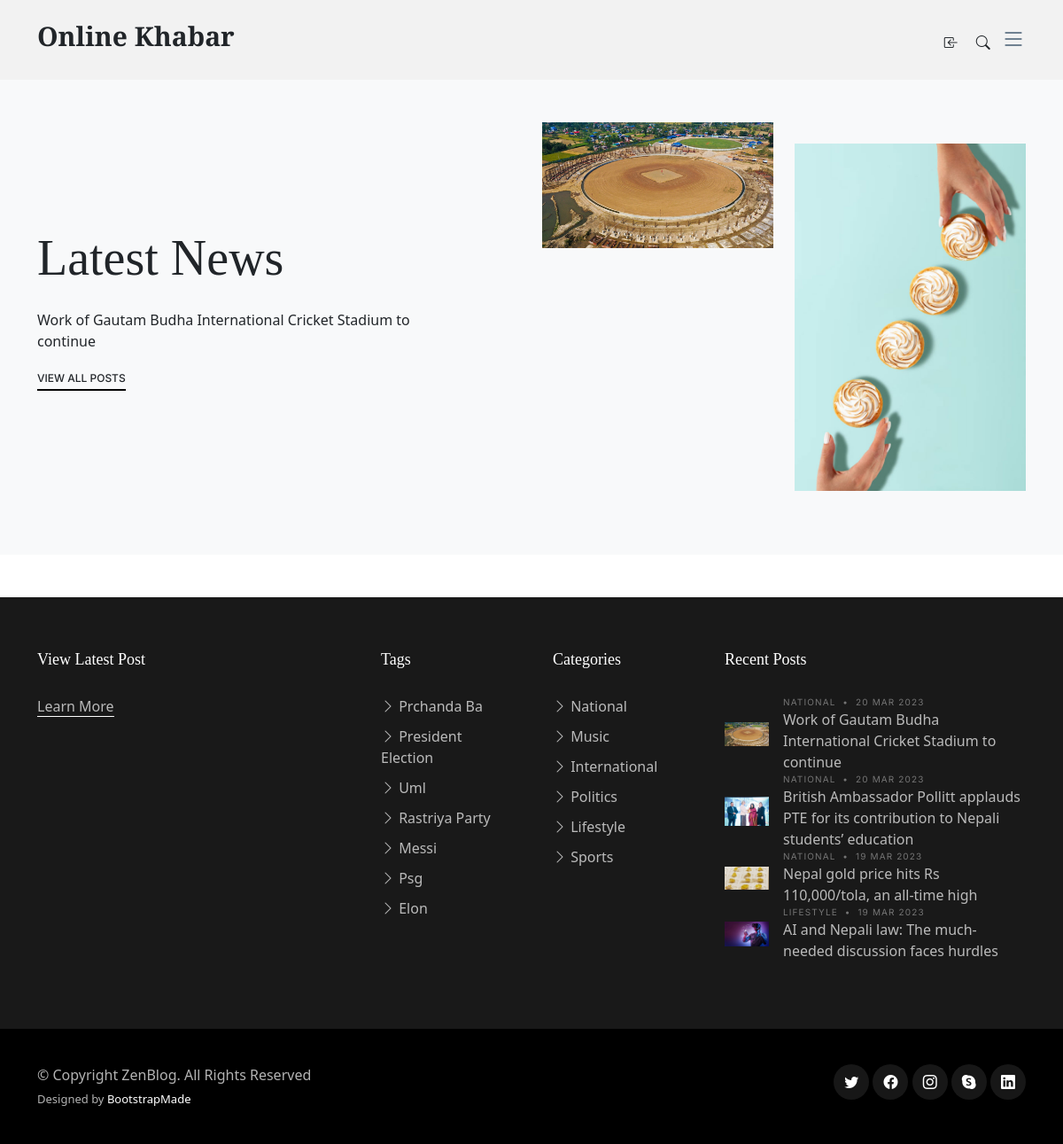
Page /about/ on the earlier database version.
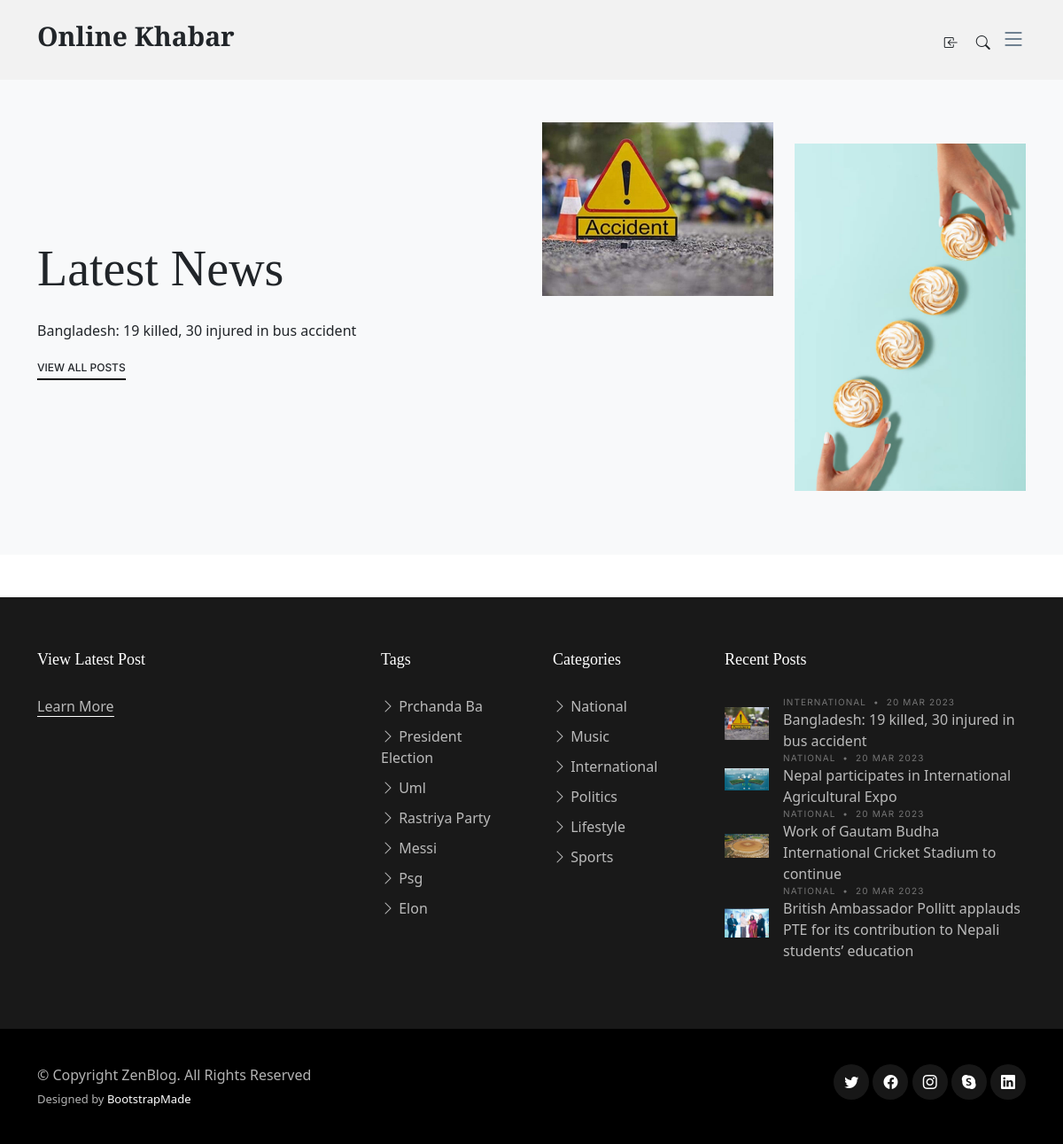
Same page on the later database version.
### newspaper_blog/models.py (models this page shows, shortened)
class TimeStampModel(models.Model):
    created_at =models.DateTimeField(auto_now_add=True)
    updated_at=models.DateTimeField(auto_now=True)
    class  Meta:
        abstract = True

class Post(TimeStampModel):
    STATUS_CHOICES =[
        ("active", "Active"),
        ("in_active","Inactive"),
    ]
    title =models.CharField(max_length=250)
    content = models.TextField()
    featured_image = models.ImageField(upload_to="post_images/%Y/%m/%d", blank=False)
    author = models.ForeignKey("auth.User", on_delete=models.CASCADE)
    published_at = models.DateTimeField(null=True, blank=True)
    status = models.CharField(max_length=20, choices=STATUS_CHOICES, default=0)
    category = models.ForeignKey(Category, on_delete=models.CASCADE)
    tag = models.ManyToManyField(Tag)
    views_count=models.PositiveBigIntegerField(default=0)

class Tag(TimeStampModel):
    name = models.CharField(max_length=20)

class Category(TimeStampModel):
    name = models.CharField(max_length=20)

### newspaper_blog/views.py (the view)
class AboutView(TemplateView):
    template_name ="zennews/about.html"
    def get_context_data(self,*args,**kwargs):
        context = super().get_context_data(*args, **kwargs)
        context["latest_about_posts"]=(
            Post.objects.filter(status="active", published_at__isnull=False)
            .order_by("-published_at")[:1]
        )
        context["footer_categories"]=Category.objects.all()[:6]
        context["recent_posts"]=Post.objects.filter(status="active", published_at__isnull=False).order_by("-published_at")[:4]
        return context

### newspaper_blog/navigation.py (called while the page is built)
def navigation(request):
    categories = Category.objects.all()
    tags = Tag.objects.all()[:7]
    top_categories = (
        Post.objects.values("category__pk", "category__name")
        .annotate(
            pk=F("category__pk"), name=F("category__name"),max_views=Sum("views_count")
        )
        .order_by("-max_views")
        .values("pk","name","max_views")
    )
    return{
        "categories":categories,
        "tags":tags,
        "top_categories":top_categories,
    }

### templates/zennews/about.html
{% extends 'zennews/base.html' %}
{% block content %}
<main id="main">
    <section class="mb-5 bg-light py-5">
      <div class="container" data-aos="fade-up">
        {% for latest_about_post in latest_about_posts %}
        <div class="row justify-content-between align-items-lg-center">
          <div class="col-lg-5 mb-4 mb-lg-0">
            <h2 class="display-4 mb-4">Latest News</h2>
            <p>{{latest_about_post.title}}</p>
              <p><a href="{% url 'post-category' %}" class="more">View All  Posts</a></p>
            </div>
            <div class="col-lg-6">
              <div class="row">
                <div class="col-6">
                  <img src="{{latest_about_post.featured_image.url}}" alt="{{latest_about_post.title}}" class="img-fluid mb-4">
                </div>
                <div class="col-6 mt-4">
                  <img src="assets/img/post-portrait-4.jpg" alt="" class="img-fluid mb-4">
                </div>
              </div>
            </div>
          </div>
        </div>
        {% endfor %}
    </section>
  </main>
{% endblock content %}

### templates/zennews/base.html (shortened to what this page needs)
{% load static %}
<!DOCTYPE html>
<html lang="en">
<head>
  <link href="{% static 'assets/vendor/bootstrap/css/bootstrap.min.css' %}" rel="stylesheet">
<link href="{% static 'assets/vendor/bootstrap-icons/bootstrap-icons.css' %}" rel="stylesheet">
  <link href="{% static 'assets/vendor/swiper/swiper-bundle.min.css' %}" rel="stylesheet">
  <link href="{% static 'assets/vendor/glightbox/css/glightbox.min.css' %}" rel="stylesheet">
  <link href="{% static 'assets/vendor/aos/aos.css' %}" rel="stylesheet">
  <link href="{% static 'assets/css/variables.css' %}" rel="stylesheet">
  <link href="{% static 'assets/css/main.css' %}" rel="stylesheet">
</head>
<body>
 {% include "zennews/header/header.html" %}
{% block content %}
{% endblock content %}
{% include "zennews/footer/footer.html" %}
</body>
</html>

### templates/zennews/header/header.html (shortened to what this page needs)
 <header id="header" class="header d-flex align-items-center fixed-top">
    <div class="container-fluid container-xl d-flex align-items-center justify-content-between">
      <a href="/" class="logo d-flex align-items-center">
        <h1>Online Khabar</h1>
      </a>
      <div class="position-relative">
    {% if user.is_authenticated %}
        <a href="{% url 'post-create' %}" class="mx-2"><span class="bi-plus"></span></a>
        <a href="{% url 'logout' %}" class="mx-2"><span class="bi-box-arrow-in-right"></span></a>
    {% else %}
    <a href="{% url 'login' %}" class="mx-2"><span class="bi-box-arrow-in-left"></span></a>
    {% endif %}
        <a href="#" class="mx-2 js-search-open"><span class="bi-search"></span></a>
        <i class="bi bi-list mobile-nav-toggle"></i>
      </div>
    </div>
  </header>

### templates/zennews/footer/footer.html (shortened to what this page needs)
  <footer id="footer" class="footer">
    <div class="footer-content">
      <div class="container">
        <div class="row g-5">
          <div class="col-lg-4">
            <h3 class="footer-heading">View Latest Post</h3>
            <p><a href="{% url 'about' %}" class="footer-link-more">Learn More</a></p>
          </div>
          <div class="col-6 col-lg-2">
            <h3 class="footer-heading">Tags</h3>
            <ul class="footer-links list-unstyled">
              {% for tag  in tags %}
              <li><a href="category.html"><i class="bi bi-chevron-right"></i> {{tag.name|title}}</a></li>
              {% endfor %}
            </ul>
          </div>
          <div class="col-6 col-lg-2">
            <h3 class="footer-heading">Categories</h3>
            <ul class="footer-links list-unstyled">
              {% for footer_category in footer_categories %}
              <li><a href="{% url 'post-by-category' footer_category.pk %}"><i class="bi bi-chevron-right"></i> {{footer_category.name|title}}</a></li>
              {% endfor %}
            </ul>
          </div>
          <div class="col-lg-4">
            <h3 class="footer-heading">Recent Posts</h3>
            <ul class="footer-links footer-blog-entry list-unstyled">
              <li>
              {% for recent_post in recent_posts %}
              <a href="{% url 'post-detail' recent_post.pk%}" class="d-flex align-items-center">
                <img src="{{recent_post.featured_image.url}}" alt="{{recent_post.title}}" class="img-fluid me-3" width="300px">
                <div>
                  <div class="post-meta d-block"><span class="date">{{recent_post.category.name}}</span> <span class="mx-1">&bullet;</span> <span>{{recent_post.published_at|date:"j M Y"}}</span></div>
                  <span>{{recent_post.title}}</span>
                </div>
              </a>
              {% endfor %}
              </li>
            </ul>
          </div>
        </div>
      </div>
    </div>
    <div class="footer-legal">
      <div class="container">
        <div class="row justify-content-between">
          <div class="col-md-6 text-center text-md-start mb-3 mb-md-0">
            <div class="copyright">
              © Copyright <strong><span>ZenBlog</span></strong>. All Rights Reserved
            </div>
            <div class="credits">
              Designed by <a href="https://bootstrapmade.com/">BootstrapMade</a>
            </div>
          </div>
          <div class="col-md-6">
            <div class="social-links mb-3 mb-lg-0 text-center text-md-end">
              <a href="#" class="twitter"><i class="bi bi-twitter"></i></a>
              <a href="#" class="facebook"><i class="bi bi-facebook"></i></a>
              <a href="#" class="instagram"><i class="bi bi-instagram"></i></a>
              <a href="#" class="google-plus"><i class="bi bi-skype"></i></a>
              <a href="#" class="linkedin"><i class="bi bi-linkedin"></i></a>
            </div>
          </div>
        </div>
      </div>
    </div>
  </footer>

### static/assets/css/variables.css (style rules this page uses)
:root { --font-default: 'EB Garamond', system-ui, -apple-system, "Segoe UI", Roboto, "Helvetica Neue", Arial, "Noto Sans", "Liberation Sans", sans-serif, "Apple Color Emoji", "Segoe UI Emoji", "Segoe UI Symbol", "Noto Color Emoji"; --font-primary: 'EB Garamond', serif; --font-secondary: 'Inter', sans-serif; --color-default: #212529; --color-default-rgb: 33, 37, 41; --color-links: #212529; --color-links-hover: #15171a; --color-primary: #212529; --color-primary-light: #26282c; --color-primary-dark: #0b0c0e; --color-primary-rgb: 33, 37, 41; --color-primary-light-rgb: 38, 40, 44; --color-primary-dark-rgb: 11, 12, 14; --color-secondary: #596d80; --color-secondary-light: #8498aa; --color-secondary-dark: #404f5c; --color-secondary-rgb: 89, 109, 128; --color-secondary-light-rgb: 132, 152, 170; --color-secondary-dark-rgb: 64, 79, 92; --color-blue: #0d6efd; --color-blue-rgb: 13, 110, 253; --color-indigo: #6610f2; --color-indigo-rgb: 102, 16, 242; --color-purple: #6f42c1; --color-purple-rgb: 111, 66, 193; --color-pink: #f3268c; --color-pink-rgb: 243, 38, 140; --color-red: #df1529; --color-red-rgb: 223, 21, 4; --color-orange: #fd7e14; --color-orange-rgb: 253, 126, 20; --color-yellow: #ffc107; --color-yellow-rgb: 255, 193, 7; --color-green: #059652; --color-green-rgb: 5, 150, 82; --color-teal: #20c997; --color-teal-rgb: 32, 201, 151; --color-cyan: #0dcaf0; --color-cyan-rgb: 13, 202, 240; --color-white: #ffffff; --color-white-rgb: 255, 255, 255; --color-gray: #6c757d; --color-gray-rgb: 108, 117, 125; --color-black: #000000; --color-black-rgb: 0, 0, 0; }
:root { --bs-blue: var(--color-blue); --bs-indigo: var(--color-indigo); --bs-purple: var(--color-purple); --bs-pink: var(--color-pink); --bs-red: var(--color-red); --bs-orange: var(--color-orange); --bs-yellow: var(--color-yellow); --bs-green: var(--color-green); --bs-teal: var(--color-teal); --bs-cyan: var(--color-cyan); --bs-white: var(--color-white); --bs-gray: var(--color-gray); --bs-gray-dark: #343a40; --bs-gray-100: #f8f9fa; --bs-gray-200: #e9ecef; --bs-gray-300: #dee2e6; --bs-gray-400: #ced4da; --bs-gray-500: #adb5bd; --bs-gray-600: #6c757d; --bs-gray-700: #495057; --bs-gray-800: #343a40; --bs-gray-900: #212529; --bs-primary: var(--color-blue); --bs-secondary: var(--color-blue); --bs-success: #198754; --bs-info: #0dcaf0; --bs-warning: #ffc107; --bs-danger: #dc3545; --bs-light: #f8f9fa; --bs-dark: #212529; --bs-primary-rgb: var(--color-primary-rgb); --bs-secondary-rgb: var(--color-secondary-rgb); --bs-success-rgb: 25, 135, 84; --bs-info-rgb: 13, 202, 240; --bs-warning-rgb: 255, 193, 7; --bs-danger-rgb: 220, 53, 69; --bs-light-rgb: 248, 249, 250; --bs-dark-rgb: 33, 37, 41; --bs-white-rgb: var(--color-white-rgb); --bs-black-rgb: var(--color-black-rgb); --bs-body-color-rgb: var(--color-default-rgb); --bs-body-bg-rgb: 255, 255, 255; --bs-font-sans-serif: var(--font-default); --bs-font-monospace: SFMono-Regular, Menlo, Monaco, Consolas, "Liberation Mono", "Courier New", monospace; --bs-gradient: linear-gradient(180deg, rgba(255, 255, 255, 0.15), rgba(255, 255, 255, 0)); --bs-body-font-family: var(--font-default); --bs-body-font-size: 1rem; --bs-body-font-weight: 400; --bs-body-line-height: 1.5; --bs-body-color: var(--color-default); --bs-body-bg: #fff; }

Differences in the rows shown:
no longer on this page (row unchanged): Post: featured_image (picture), category.name "NATIONAL", published_at "19 MAR 2023", title "Nepal gold price hits Rs 110,000/tola, an all-time high", shown under "Recent Posts"
no longer on one of the page's lists (row unchanged): Post: title "Work of Gautam Budha International Cricket Stadium to continue"
no longer on this page (row unchanged): Post: featured_image (picture), category.name "LIFESTYLE", published_at "19 MAR 2023", title "AI and Nepali law: The much-needed discussion faces hurdles", shown under "Recent Posts"
added Post: title "Bangladesh: 19 killed, 30 injured in bus accident", featured_image (picture), category.name "INTERNATIONAL", published_at "20 MAR 2023"
added Post: featured_image (picture), category.name "NATIONAL", published_at "20 MAR 2023", title "Nepal participates in International Agricultural Expo", shown under "Recent Posts"
